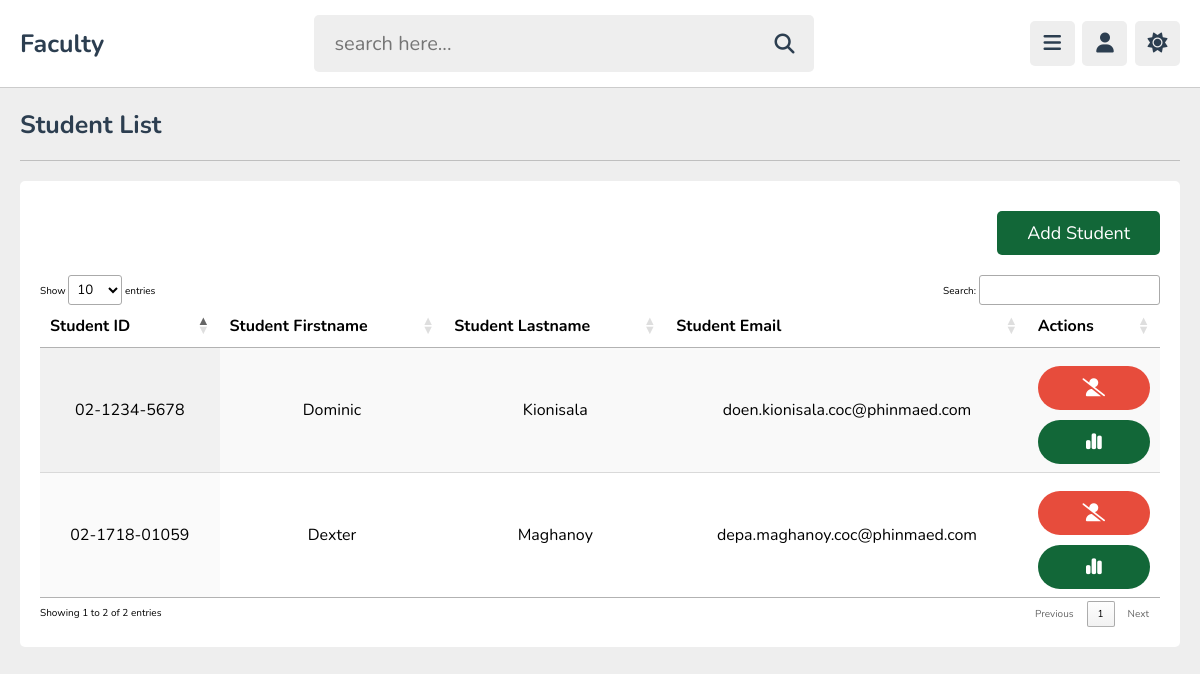
Screenshot of /teacher/studentview.php?section_id=CRIM-02A (signed in) with the database file from the repository.
### tables this page shows
CREATE TABLE `tbl_studentclasses` (
  `primaryID` int(11) NOT NULL,
  `section_name` varchar(50) NOT NULL,
  `student_id` varchar(50) NOT NULL
);

CREATE TABLE `tbl_students` (
  `id` varchar(50) NOT NULL,
  `firstname` varchar(50) NOT NULL,
  `lastname` varchar(50) NOT NULL,
  `gender` varchar(20) NOT NULL,
  `email` varchar(128) NOT NULL,
  `password` varchar(128) NOT NULL,
  `image` varchar(100) NOT NULL,
  `isActive` varchar(50) NOT NULL
);

### teacher/studentview.php (the view, shortened to what this page needs)
<?php
include '../includes/connection.php';
if (isset($_GET['section_id'])) {
    $section_id = $_GET['section_id'];
} else {
    $section_id = '';
    header('location:myclass.php');
}
$select_students = $conn->prepare("SELECT tbl_studentclasses.student_id, tbl_students.firstname, tbl_students.lastname, tbl_students.email, tbl_students.image
                                 FROM tbl_studentclasses
                                 INNER JOIN tbl_students ON tbl_studentclasses.student_id = tbl_students.id
                                 WHERE tbl_studentclasses.section_name = ?
                                 ");
$select_students->execute([$section_id]);
$students = $select_students->fetchAll(PDO::FETCH_ASSOC);
$studentsPerPage = 10;
$currentPage = isset($_GET['page']) ? max(1, intval($_GET['page'])) : 1;
$offset = ($currentPage - 1) * $studentsPerPage;
$currentPageStudents = array_slice($students, $offset, $studentsPerPage);
?>
<!DOCTYPE html>
<html lang="en" class='light'>
<head>
    <link rel="stylesheet" href="https://cdnjs.cloudflare.com/ajax/libs/font-awesome/6.4.2/css/all.min.css"
 />
    <link rel="stylesheet" href="https://cdn.datatables.net/1.13.7/css/jquery.dataTables.css" />
    <link rel="stylesheet" href="styles/datatable_responsive.css">
    <link rel="stylesheet" href="styles/main_style.css">
</head>
<body>
    <?php include '../includes/teacher_header.php'; ?>
    <section class="student_view">
        <h1 class="heading">Student List</h1>
        <div class="box-container">
            <div class="box">
                <button class="btn" style="width:auto; float: right; margin-bottom: 20px">Add Student</button>
                <table id="myTable" class="display" style="font-size: 16px;">
                    <thead>
                        <tr>
                            <th>Student ID</th>
                            <th>Student Firstname</th>
                            <th>Student Lastname</th>
                            <th>Student Email</th>
                            <th>Actions</th>
                        </tr>
                    </thead>
                    <tbody>
                        <?php foreach ($currentPageStudents as $student): ?>
                            <tr>
                                <td>
                                    <?= $student['student_id'] ?>
                                </td>
                                <td>
                                    <?= $student['firstname'] ?>
                                </td>
                                <td>
                                    <?= $student['lastname'] ?>
                                </td>
                                <td>
                                    <?= $student['email'] ?>
                                </td>
                                <td>
                                    <form method="post" onsubmit="return confirm('Remove this student?');">
                                        <button type="submit" class="delete-btn" style="border-radius: 5rem;">
                                            <i class="fa-solid fa-user-slash"></i>
                                        </button>
                                    </form>
                                    <a href="#" class="btn" style="border-radius: 5rem;">
                                        <i class="fa-solid fa-chart-simple"></i>
                                    </a>
                                </td>
                            </tr>
                        <?php endforeach; ?>
                    </tbody>
                </table>
            </div>
        </div>
    </section>
</body>
</html>

### teacher/styles/main_style.css (style rules this page uses)
:root { --main-color: #126738; --red: #e74c3c; --hover_button: #df2612; --oragen: #f39c12; --white: #fff; --black: #2c3e50; --light-color: #888; --light-bg: #eee; --border: .1rem solid rgba(0, 0, 0, .2); }
* { font-family: 'Nunito', sans-serif; margin: 0; padding: 0; box-sizing: border-box; outline: none; border: none; text-decoration: none; }
html { font-size: 62.5%; overflow-x: hidden; }
body { background-color: var(--light-bg); padding-left: 30rem; }
section { padding: 2rem; max-width: 1200px; margin: 0 auto; }
.btn, .option-btn, .delete-btn, .inline-btn, .inline-option-btn, .inline-delete-btn { border-radius: .5rem; padding: 1rem 3rem; font-size: 1.8rem; color: #fff; margin-top: 1rem; text-transform: capitalize; cursor: pointer; text-align: center; }
.btn, .option-btn, .delete-btn { display: block; width: 100%; }
.btn, .inline-btn { background-color: var(--main-color); }
.delete-btn, .inline-delete-btn { background-color: var(--red); }
.heading { padding-bottom: 1.8rem; border-bottom: var(--border); font-size: 2.5rem; color: var(--black); text-transform: capitalize; margin-bottom: 2rem; }
.student_view .box-container { display: grid; grid-template-columns: repeat(auto-fit, minmax(30rem, 1fr)); align-items: flex-start; justify-content: center; gap: 1.5rem; }
.student_view .box-container .box { padding: 2rem; border-radius: .5rem; background-color: var(--white); text-align: center; }
@media (max-width:1200px) { body { padding-left: 0; } }

### rows the page displays
tbl_studentclasses: student "02-1718-01059", student.firstname "Dexter", student.lastname "Maghanoy", student.email "depa.maghanoy.coc@phinmaed.com"
tbl_studentclasses: student "02-1234-5678", student.firstname "Dominic", student.lastname "Kionisala", student.email "doen.kionisala.coc@phinmaed.com"
